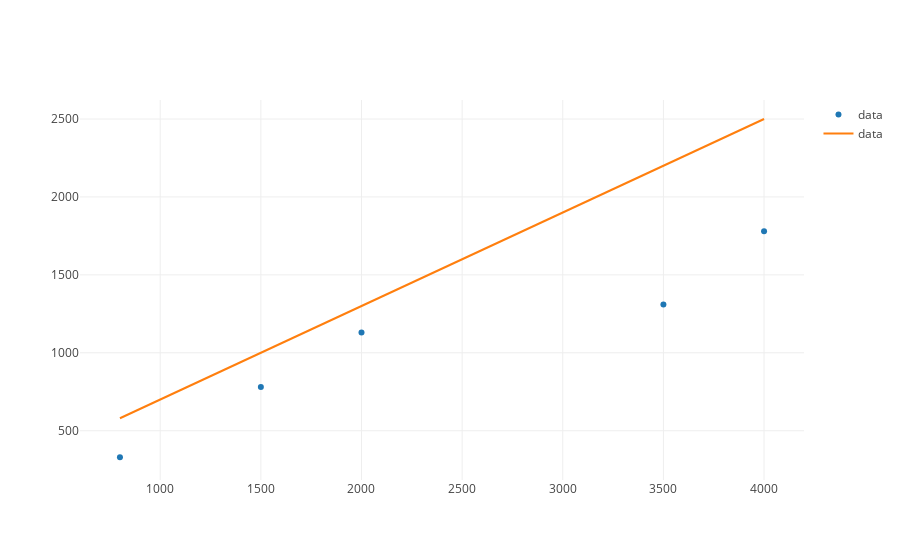

Notebook source saved alongside this figure:
### Markdown cell above
This is what this model looks like next to our data.

### Code cell
from graph import plot, trace_values
data_trace = trace_values(inputs, outcomes)
predictions = list(map(lambda ad_sale: .6*ad_sale + 100, inputs))
predictions_trace = trace_values(inputs, predictions, mode = 'lines')
plot([data_trace, predictions_trace])

### Figure 1 — Plotly figure (JSON) as saved in the notebook; plotly's stock layout.template omitted (floating-point values rounded to 4 significant figures)
{"data": [{"mode": "markers", "name": "data", "text": [], "type": "scatter", "uid": "33756a41-c4bb-473d-9032-29a9132062f9", "x": [800, 1500, 2000, 3500, 4000], "y": [330, 780, 1130, 1310, 1780]}, {"mode": "lines", "name": "data", "text": [], "type": "scatter", "uid": "660285cd-100c-4724-9c8d-70387359b3f7", "x": [800, 1500, 2000, 3500, 4000], "y": [580, 1000, 1300, 2200, 2500]}], "layout": {"autosize": true, "xaxis": {"autorange": true, "range": [603.5, 4196.0], "type": "linear"}, "yaxis": {"autorange": true, "range": [173.5, 2622.0], "type": "linear"}}}
